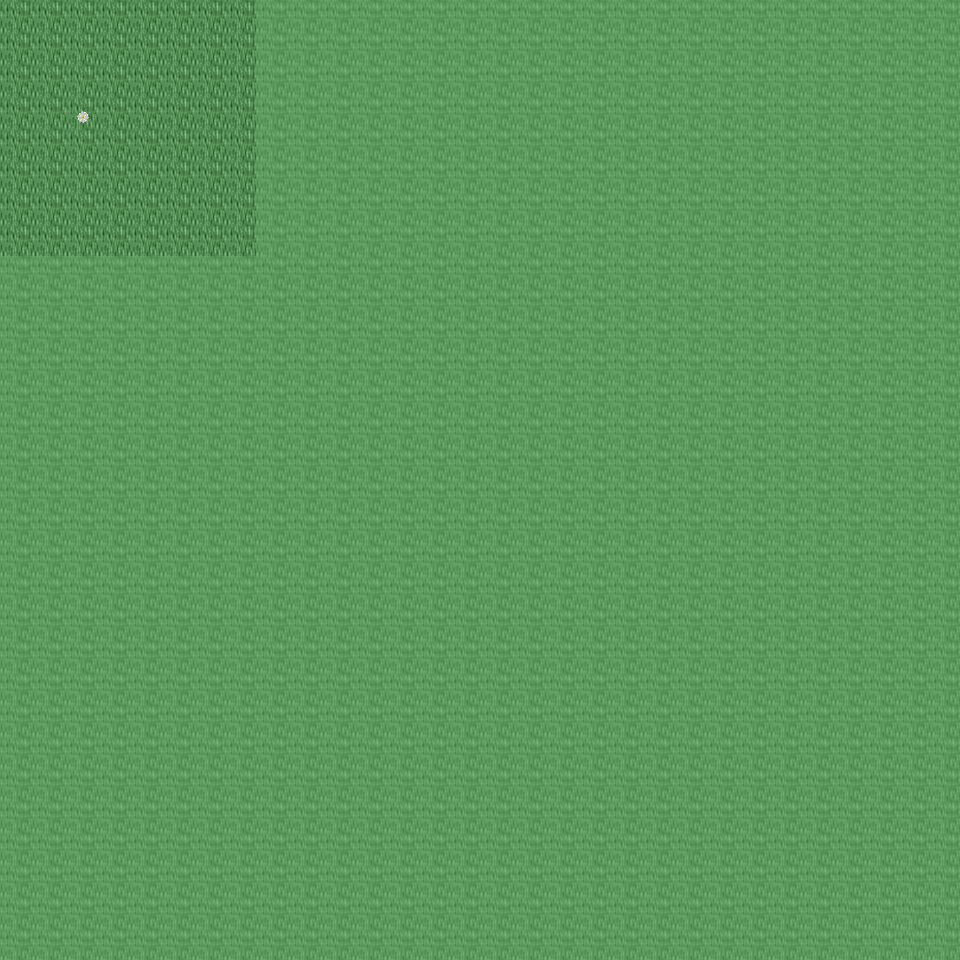

This game map was drawn from its Tiled (.tmx) file and the tilesets committed beside it. A one-line description and the trimmed map source follow:
An orthogonal 30x30 tile map with 32x32 px tiles, 6 tile layers (Ground, Object, Object2, Above, ...), 19 tilesets and 2 objects (2x mapchange).

<map version="1.0" orientation="orthogonal" renderorder="right-down" width="30" height="30" tilewidth="32" tileheight="32" nextobjectid="3">
  <tileset firstgid="1" name="tileset_ground_ground" tilewidth="32" tileheight="32" tilecount="33" columns="3">
    <image source="../drawable/tileset_ground_ground.png" width="96" height="352" />
  </tileset>
  <tileset firstgid="34" name="tileset_ground_ridge_earth_dark" tilewidth="32" tileheight="32" tilecount="96" columns="12">
    <image source="../drawable/tileset_ground_ridge_earth_dark.png" width="384" height="256" />
  </tileset>
  <tileset firstgid="130" name="tileset_plant_flower_daisy_white" tilewidth="32" tileheight="32" tilecount="8" columns="2">
    <image source="../drawable/tileset_plant_flower_daisy_white.png" width="64" height="128" />
  </tileset>
  <tileset firstgid="138" name="tileset_plant_grasses" tilewidth="32" tileheight="32" tilecount="6" columns="3">
    <image source="../drawable/tileset_plant_grasses.png" width="96" height="64" />
  </tileset>
  <tileset firstgid="144" name="tileset_plant_tree_tree_fluffy" tilewidth="32" tileheight="32" tilecount="12" columns="4">
    <image source="../drawable/tileset_plant_tree_tree_fluffy.png" width="128" height="96" />
  </tileset>
  <tileset firstgid="156" name="tileset_plant_bush_bushes" tilewidth="32" tileheight="32" tilecount="10" columns="5">
    <image source="../drawable/tileset_plant_bush_bushes.png" width="160" height="64" />
  </tileset>
  <tileset firstgid="166" name="tileset_logic_collision" tilewidth="32" tileheight="32" tilecount="1" columns="1">
    <image source="../drawable/tileset_logic_collision.png" width="32" height="32" />
  </tileset>
  <tileset firstgid="167" name="tileset_ground_dry_grass" tilewidth="32" tileheight="32" tilecount="54" columns="9">
    <image source="../drawable/tileset_ground_dry_grass.png" width="288" height="192" />
  </tileset>
  <tileset firstgid="221" name="tileset_ground_earth_edges" tilewidth="32" tileheight="32" tilecount="18" columns="6">
    <image source="../drawable/tileset_ground_earth_edges.png" width="192" height="96" />
  </tileset>
  <tileset firstgid="239" name="tileset_ground_grass_corners" tilewidth="32" tileheight="32" tilecount="24" columns="6">
    <image source="../drawable/tileset_ground_grass_corners.png" width="192" height="128" />
  </tileset>
  <tileset firstgid="263" name="tileset_plant_tree_evergreen" tilewidth="32" tileheight="32" tilecount="36" columns="3">
    <image source="../drawable/tileset_plant_tree_evergreen.png" width="96" height="384" />
  </tileset>
  <tileset firstgid="299" name="tileset_plant_tree_tree_darkgreen" tilewidth="32" tileheight="32" tilecount="88" columns="8">
    <image source="../drawable/tileset_plant_tree_tree_darkgreen.png" width="256" height="352" />
  </tileset>
  <tileset firstgid="387" name="tileset_building_decoration_rocks" tilewidth="32" tileheight="32" tilecount="6" columns="3">
    <image source="../drawable/tileset_building_decoration_rocks.png" width="96" height="64" />
  </tileset>
  <tileset firstgid="393" name="tileset_plant_stump_stump_pale_brown" tilewidth="32" tileheight="32" tilecount="4" columns="2">
    <image source="../drawable/tileset_plant_stump_stump_pale_brown.png" width="64" height="64" />
  </tileset>
  <tileset firstgid="397" name="tileset_plant_stump_int_small_stump_2" tilewidth="32" tileheight="32" tilecount="1" columns="1">
    <image source="../drawable/tileset_plant_stump_int_small_stump_2.png" width="32" height="32" />
  </tileset>
  <tileset firstgid="398" name="tileset_ground_rock_pebbles" tilewidth="32" tileheight="32" tilecount="3" columns="1">
    <image source="../drawable/tileset_ground_rock_pebbles.png" width="32" height="96" />
  </tileset>
  <tileset firstgid="401" name="tileset_plant_bush_bush_mult_colored" tilewidth="32" tileheight="32" tilecount="6" columns="3">
    <image source="../drawable/tileset_plant_bush_bush_mult_colored.png" width="96" height="64" />
  </tileset>
  <tileset firstgid="407" name="tileset_plant_tree_umbrella_thorn" tilewidth="32" tileheight="32" tilecount="18" columns="6">
    <image source="../drawable/tileset_plant_tree_umbrella_thorn.png" width="192" height="96" />
  </tileset>
  <tileset firstgid="425" name="tileset_building_house_3" tilewidth="32" tileheight="32" tilecount="48" columns="6">
    <image source="../drawable/tileset_building_house_3.png" width="192" height="256" />
  </tileset>
  <layer name="Ground" width="30" height="30">
    <data>[900 cells, 218 non-empty, 1 distinct tile ids]</data>
  </layer>
  <layer name="Object" width="30" height="30">
    <data>[900 cells, 2 non-empty, 2 distinct tile ids]</data>
  </layer>
  <layer name="Object2" width="30" height="30">
    <data>[900 cells, 0 non-empty, 0 distinct tile ids]</data>
  </layer>
  <layer name="Above" width="30" height="30">
    <data>[900 cells, 0 non-empty, 0 distinct tile ids]</data>
  </layer>
  <layer name="Above2" width="30" height="30">
    <data>[900 cells, 0 non-empty, 0 distinct tile ids]</data>
  </layer>
  <layer name="Walkable" width="30" height="30">
    <data>[900 cells, 836 non-empty, 1 distinct tile ids]</data>
  </layer>
  <objectgroup name="MapEvents">
    <object id="1" name="north" type="mapchange" x="0" y="0" width="256" height="32">
      <properties>
        <property name="map" value="0_ados_mountain_n2_w2_x4_y3" />
        <property name="place" value="south" />
      </properties>
    </object>
    <object id="2" name="west" type="mapchange" x="0" y="0" width="32" height="256">
      <properties>
        <property name="map" value="0_ados_mountain_n2_w2_x3_y4" />
        <property name="place" value="east" />
      </properties>
    </object>
  </objectgroup>
</map>
